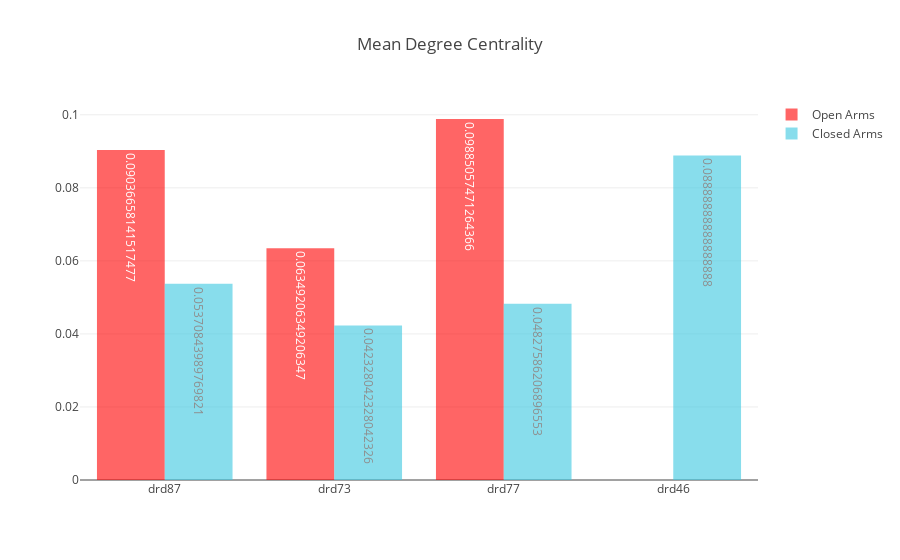

The cell this chart's notebook holds for it:
### Markdown cell above
### *Hubs are nodes with high degree, or high centrality. The centrality of a node measures how many of the shortest paths between all other nodes pairs in the network pass through it. A node with high centrality is thus cruciail to efficinet communication.* (Bullmore and Sporns)

### We took take the mean of the degree centrality of all the nodes in the networks of interest. As we can see, the mean degree centrality of the networks is higher when the mice were in the open arms of the EPM.

### Code cell
labels, open_arms_measures, closed_arms_measures = get_measures_for_plot()
plot_network_measures(open_arms_measures, closed_arms_measures, *labels, title="Mean Degree Centrality")

### Figure 1 — Plotly figure (JSON) as saved in the notebook; plotly's stock layout.template omitted (floating-point values rounded to 4 significant figures)
{"data": [{"marker": {"color": "rgb(255, 0, 0)"}, "name": "Open Arms", "opacity": 0.6, "text": [0.09037, 0.06349, 0.09885, 0], "textposition": "auto", "type": "bar", "uid": "160db9", "x": ["drd87", "drd73", "drd77", "drd46"], "y": [0.09037, 0.06349, 0.09885, 0]}, {"marker": {"color": "rgb(58,200,225)"}, "name": "Closed Arms", "opacity": 0.6, "text": [0.05371, 0.04233, 0.04828, 0.08889], "textposition": "auto", "type": "bar", "uid": "5dbce5", "x": ["drd87", "drd73", "drd77", "drd46"], "y": [0.05371, 0.04233, 0.04828, 0.08889]}], "layout": {"autosize": true, "title": "Mean Degree Centrality", "xaxis": {"autorange": true, "range": [-0.5, 3.5], "type": "category"}, "yaxis": {"autorange": true, "range": [0, 0.1041], "type": "linear"}}}
